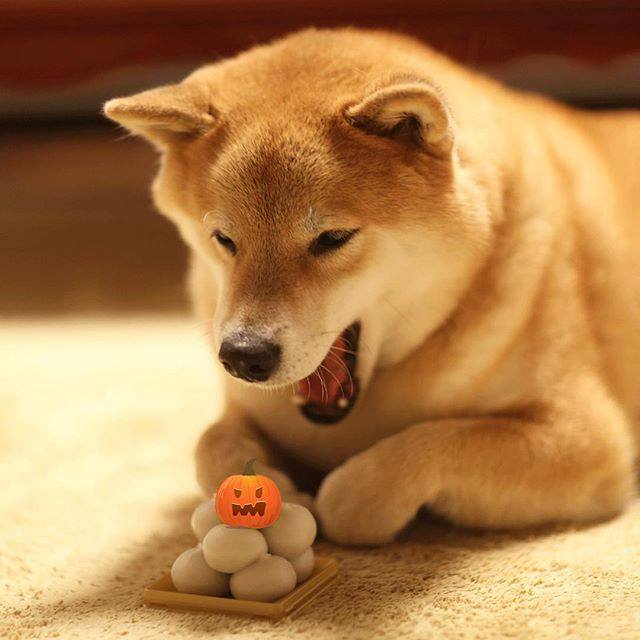
//> input picture Input/maru.jpg, 640 x 640 px
$ ./main   (built with g++ and OpenCV 4)
//> lines starting //> are read from the running program, lines starting //| are printed output that depends on the picture
### MyLib/processFrq.h
#ifndef _PROCESS_FRQ_
#define _PROCESS_FRQ_

#include "header.h"

using namespace std;
using namespace cv;

int     find2Pow(int n);
void    myrotate(const Mat &src, Mat &dst, int angle);	//rotate angle = k * 90 (k: interger)
void    rotate_FromCenter(Mat &magI);
void    findSpecTrum(Mat r, Mat im, Mat &sptr);
void    findSpecTrum(Mat complexI, Mat &sptr);
void    recoverImage(Mat r, Mat im, Mat &img);
void    recoverImage(Mat complexI, Mat &img);


#endif //_PROCESS_FRQ

### MyLib/myFFT.h
#ifndef _myFFT_
#define _myFFT_

#include "Header.h"
#include "processFrq.h"
#include <complex>

typedef complex<float> cplx;
const double PI = acos(-1);

namespace	myFFT
{
	const int IDEAL = 1;
	const int BUTTER = 2;
	const int GAUSS = 3;

	void    filter(Mat frqSrc, Mat &frqDst, float thrhd, int type);
	// frqSrc is FFT value of Image, 2 channels: real (fr), imag (fim)
	// frqDst is FFT filterd value of Image, 2 channels: real (r), imag (im)
	//void	filterPass(const Mat &src,  Mat &dst, double thres, int type = GAUSS);
	void	lowPass(const Mat &src,  Mat &dst, double thres, int type = GAUSS);
	void	highPass(const Mat &src, Mat &dst, double thres, int type = GAUSS);
	void	filterPass(const Mat &src, Mat &dst, int size, int type);	//laplace filter

	void	fft(const Mat &src, Mat &r, Mat &im, int inverse = -1);
	void    fft(const Mat &fr, const Mat &fim, Mat &r, Mat &im, int inverse = -1);
	//input of FFT (or inverse FFT) can be Mat_<float> or Mat_<float, float>

}
#endif // _myFFT_

### MyLib/Header.h
#ifndef _HEADER_
#define _HEADER_

#include <iostream>
#include <stdint.h>
#include <stdio.h>
#include <opencv2/core/core.hpp>
#include <opencv2/imgproc/imgproc.hpp>
#include <opencv2/highgui/highgui.hpp>
#include <opencv2/opencv_modules.hpp>

#define pxu(img, x, y) img.at<uint8_t>(x, y)
#define pxf(img, x, y) img.at<float>(x, y)

using namespace std;
using namespace cv;

const string DEFAULT_INPUT = "Input/";
const string DEFAULT_VIDE0 = "";

#endif //_HEADER_

### MyLib/processFrq.cpp
#include "processFrq.h"


// [24 lines left out: functions find2Pow, myrotate, not called in this run]

void    rotate_FromCenter(Mat &magI){
    int cx = magI.cols/2;
    int cy = magI.rows/2;

    Mat q0(magI, Rect(0, 0, cx, cy));   // Top-Left - Create a ROI per quadrant
    Mat q1(magI, Rect(cx, 0, cx, cy));  // Top-Right
    Mat q2(magI, Rect(0, cy, cx, cy));  // Bottom-Left
    Mat q3(magI, Rect(cx, cy, cx, cy)); // Bottom-Right

    Mat tmp;                           // swap quadrants (Top-Left with Bottom-Right)
    q0.copyTo(tmp);
    q3.copyTo(q0);
    tmp.copyTo(q3);

    q1.copyTo(tmp);                    // swap quadrant (Top-Right with Bottom-Left)
    q2.copyTo(q1);
    tmp.copyTo(q2);
}

// [5 lines left out: function recoverImage, not called in this run]

void    recoverImage(Mat complexI, Mat &img){
    vector<Mat> planes;
    split(complexI, planes);
    Mat magI;
    magnitude(planes[0], planes[1], magI);
    normalize(magI, img, 0, 1, CV_MINMAX); // Transform the matrix with float values into a
}

// [17 lines left out: functions findSpecTrum, findSpecTrum, not called in this run]

### MyLib/myFFT.CPP
#include "myFFT.h"

void    myFFT::filter(Mat frqSrc, Mat &frqDst, float thrhd, int type)
{
	 type = -type;
	 if ((type == 2 && thrhd == 0) || (type == 3 && thrhd == 0))
     {
          frqDst = Mat(frqSrc.size(), CV_32FC2, Scalar_<float>(0, 0));
          return;
     }
	 if (type == -3 && thrhd == 0)
	 {
		 frqDst = frqSrc.clone();
		 return;
	 }

     int row = frqSrc.rows, col = frqSrc.cols;
     int cx = row/2, cy = col /2;
     frqDst = frqSrc.clone();


     for (int i = 0; i < row; ++i)
        for (int j = 0; j < col; ++j)
        {
            float d = sqrt((i-cx)*(i-cx) + (j-cy)*(j-cy));

            switch (abs(type))
            {
                case IDEAL:
                    if ((type < 0 && d < thrhd) || (type > 0 && d > thrhd))
                       frqDst.at<Vec2f>(i, j)[0] = frqDst.at<Vec2f>(i, j)[1] = 0;
				break;
                case BUTTER:
                    if (type > 0)
                        frqDst.at<Vec2f>(i, j)[0] = frqSrc.at<Vec2f>(i, j)[0] * 1.0 /(1 + pow(d/thrhd, 2*4)),
                        frqDst.at<Vec2f>(i, j)[1] = frqSrc.at<Vec2f>(i, j)[1] * 1.0 /(1 + pow(d/thrhd, 2*4));
                    if (type < 0 && d)
                        frqDst.at<Vec2f>(i, j)[0] = frqSrc.at<Vec2f>(i, j)[0] * 1.0 /(1 + pow(thrhd/d, 2*4)),
                        frqDst.at<Vec2f>(i, j)[1] = frqSrc.at<Vec2f>(i, j)[1] * 1.0 /(1 + pow(thrhd/d, 2*4));

                    break;
                case GAUSS:
                    float tmp = exp(-d*d/(2 * thrhd * thrhd));
                    if (type > 0)
                        frqDst.at<Vec2f>(i, j)[0] = frqSrc.at<Vec2f>(i, j)[0] * tmp,
                        frqDst.at<Vec2f>(i, j)[1] = frqSrc.at<Vec2f>(i, j)[1] * tmp;
                    if (type < 0)
                        frqDst.at<Vec2f>(i, j)[0] = frqSrc.at<Vec2f>(i, j)[0] * (1 - tmp),
                        frqDst.at<Vec2f>(i, j)[1] = frqSrc.at<Vec2f>(i, j)[1] * (1 - tmp);
                    break;
            }
        }
}
//fft 1D
// [96 lines left out: functions _fft, fft, fft, not called in this run]

void	myFFT::filterPass(const Mat &img, Mat &dst, int size, int type) {
	Mat src = img.clone();
	if (src.channels() > 1)
        cvtColor(src, src, CV_BGR2GRAY);
    Mat fImg, frq, filtered;
    src.convertTo(fImg, CV_32F);
    cv::dft(fImg, frq, cv::DFT_COMPLEX_OUTPUT);
    rotate_FromCenter(frq);
	filter(frq, filtered, size, type);
	dft(filtered, frq, cv::DFT_INVERSE);
    recoverImage(frq, dst);
}

// [14 lines of commented-out code are left out]
void	myFFT::lowPass(const Mat &src, Mat &dst, double thrhd, int type) {
	myFFT::filterPass(src, dst, thrhd, -type);
}

void	myFFT::highPass(const Mat &src, Mat &dst, double thrhd, int type) {
	myFFT::filterPass(src, dst, thrhd, type);
}

### FFT/main.cpp
#include "../MyLib/Header.h"
#include "../MyLib/myFFT.h"

using namespace myFFT;


int main() {
	string path = DEFAULT_INPUT + string("maru.jpg");
	Mat img = imread(path.c_str());
//> img is the input picture: 640 rows x 640 cols, CV_8UC3; mean B, G, R 76.9, 127.5, 175.1
	Mat res;
	//filterPass(img, res, 5, 1);
	//imshow("res", res);
	lowPass(img, res, 20, IDEAL);
//> in filterPass, `cvtColor(src, src, CV_BGR2GRAY);`:
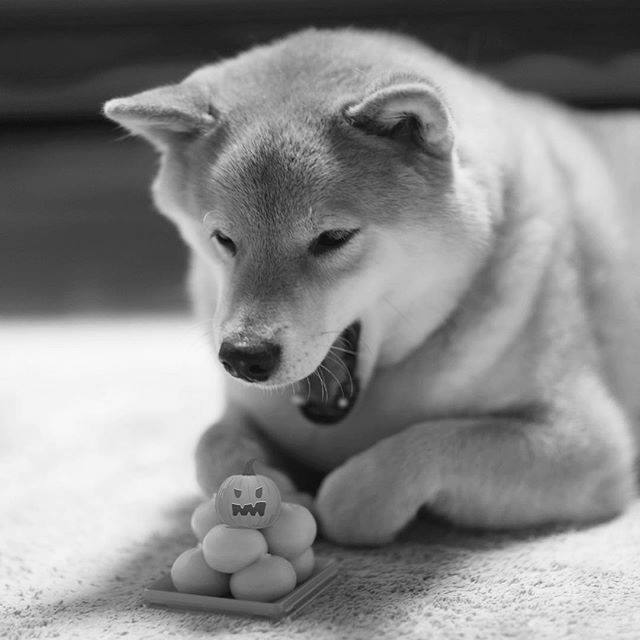
//> src: 640 rows x 640 cols, CV_8UC1; min 4, max 250, mean 136
//> in recoverImage, `split(complexI, planes);`:
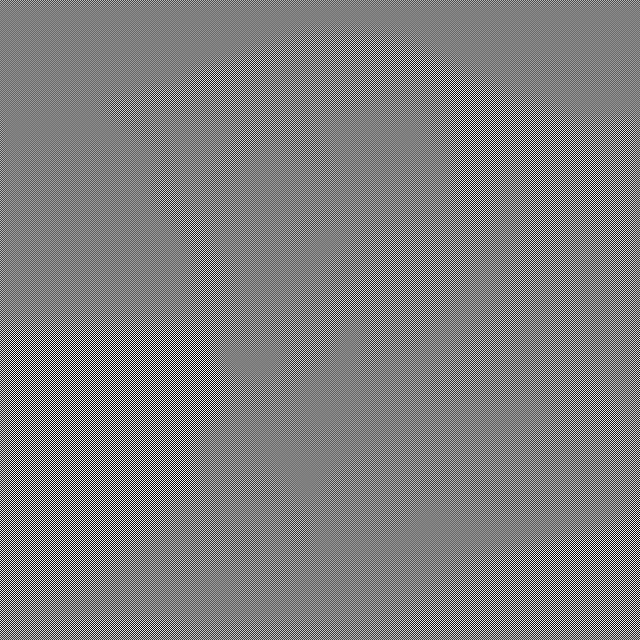
//> planes[0]: 640 rows x 640 cols, CV_32FC1; min -105738736, max 105752032, mean 0; drawn with min black and max white
//> in recoverImage, `split(complexI, planes);`:
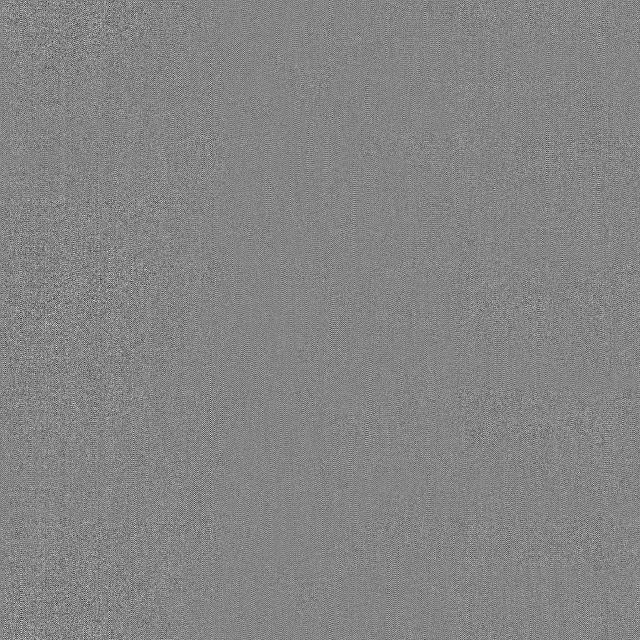
//> planes[1]: 640 rows x 640 cols, CV_32FC1; min -13.9, max 12.72, mean -5.03e-10; drawn with min black and max white
//> in recoverImage, `magnitude(planes[0], planes[1], magI);`:
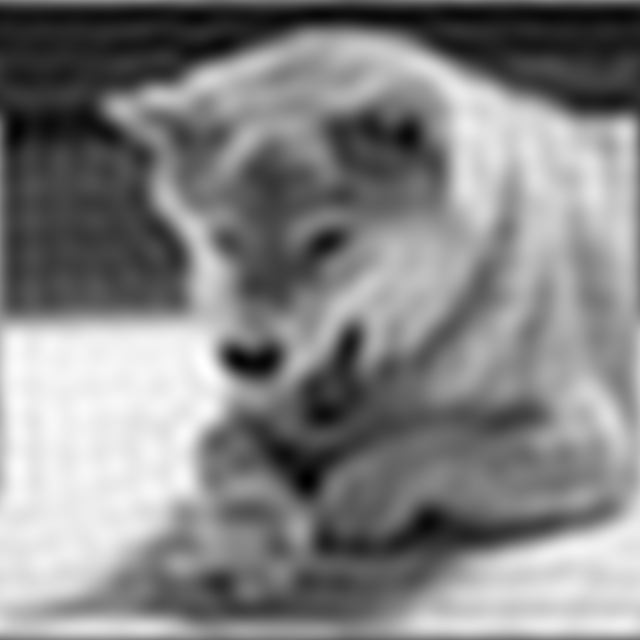
//> magI: 640 rows x 640 cols, CV_32FC1; min 1741052, max 105752032, mean 55697632; drawn with min black and max white
	imshow("low", res);
	//highPass(img, res, 20);
	//imshow("high", res);
	waitKey(0);
	return 0;
}
